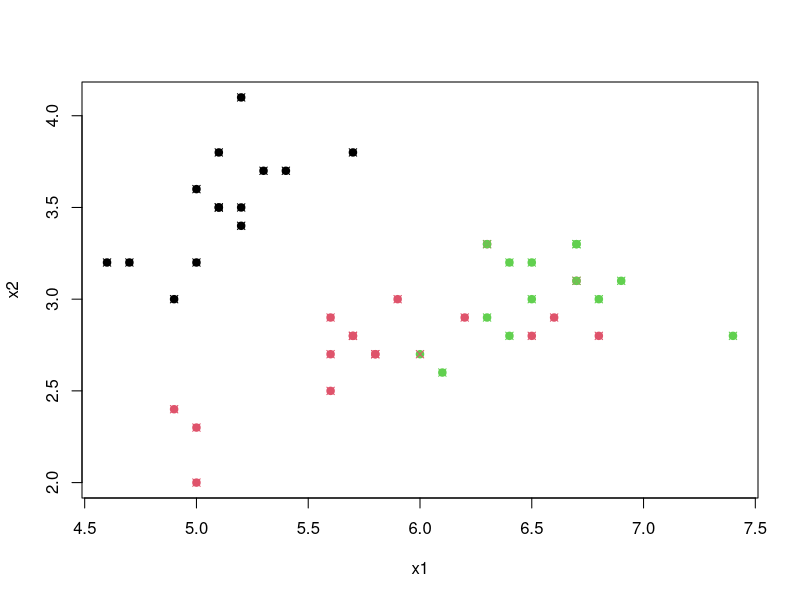

R code for this plot:
library(class)
library(datasets)

# Read data
iris <- datasets::iris

X <- iris[, 1:4]
y <- iris[, 5]

set.seed(123)
# Calculate random indexes and split into two groups. Train data will include 70% of data
train_index <- sample(nrow(X), size = round(nrow(X)*0.7), replace = FALSE)
X_train <- X[train_index, ]
X_test <- X[-train_index, ]
y_train <- y[train_index]
y_test <- y[-train_index]

n_neighbors <- 5
# Train & test the model
y_pred <- knn(X_train, X_test, y_train, k = n_neighbors)

# Get model accuracy
accuracy <- mean(y_pred == y_test)
print(paste0("Model accuracy on test data: ", accuracy))

# Draw it
data <- cbind(X_test, y_pred)
colnames(data) <- c(colnames(X_test), "Species")
plot(X_test[, 1], X_test[, 2], col = y_pred, pch = 19, xlab = "x1", ylab = "x2")
points(X_test[, 1], X_test[, 2], col = y_test, pch = 4)
